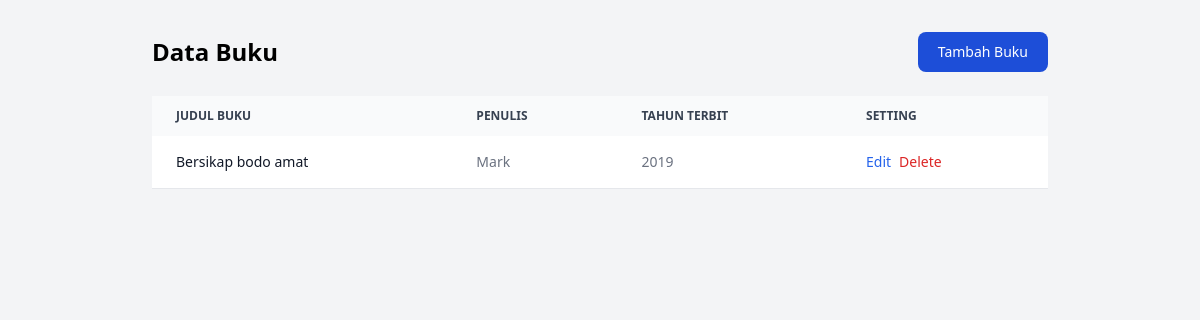
Before: / with the older database file.
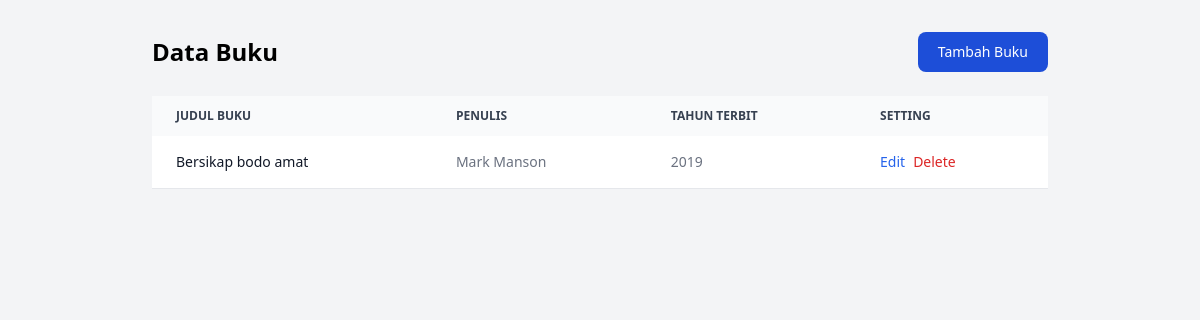
After: the same page with the newer database file.
### tables this page shows
CREATE TABLE Buku (
        id INTEGER PRIMARY KEY AUTOINCREMENT,
        judul TEXT NOT NULL,
        penulis TEXT NOT NULL,
        tahun_terbit INTEGER NOT NULL
    );

### app.py (the view)
@app.route('/')
def index():
    conn = get_db_connection()
    buku = conn.execute('SELECT * FROM Buku').fetchall()
    conn.close()
    return render_template('index.html', buku=buku)

### app.py (called while the page is built)
def get_db_connection():
    conn = sqlite3.connect(DATABASE)
    conn.row_factory = sqlite3.Row
    return conn

### templates/index.html (shortened to what this page needs)
<!DOCTYPE html>
<html lang="en">
  <head>
    <script src="https://cdn.tailwindcss.com"></script>
  </head>
  <body class="bg-gray-100 min-h-screen">
    <div class="flex justify-between items-center max-w-4xl mx-auto mt-8 mb-6">
      <h1 class="text-2xl font-bold">Data Buku</h1>
      <a href="{{ url_for('add') }}" class="inline-block text-white bg-blue-700 hover:bg-blue-800 focus:ring-4 focus:outline-none focus:ring-blue-300 font-medium rounded-lg text-sm px-5 py-2.5 text-center">Tambah Buku</a>
    </div>
    <div class="relative overflow-x-auto max-w-4xl mx-auto">
      <table class="w-full text-sm text-left rtl:text-right text-gray-500">
        <thead class="text-xs text-gray-700 uppercase bg-gray-50">
          <tr>
            <th scope="col" class="px-6 py-3">Judul Buku</th>
            <th scope="col" class="px-6 py-3">Penulis</th>
            <th scope="col" class="px-6 py-3">Tahun Terbit</th>
            <th scope="col" class="px-6 py-3">Setting</th>
          </tr>
        </thead>
        <tbody>
          {% if buku|length == 0 %}
            <tr>
              <td colspan="5" class="text-center py-8 text-gray-500">Tidak ada data, silahkan tambahkan data!!</td>
            </tr>
          {% else %}
            {% for b in buku %}
              <tr class="bg-white border-b border-gray-200">
                <th scope="row" class="px-6 py-4 font-medium text-gray-900 whitespace-nowrap">{{ b.judul }}</th>
                <td class="px-6 py-4">{{ b.penulis }}</td>
                <td class="px-6 py-4">{{ b.tahun_terbit }}</td>
                <td class="px-6 py-4 flex gap-2">
                  <a href="{{ url_for('edit', id=b.id) }}" class="text-blue-600 hover:underline">Edit</a>
                  <form method="POST" action="{{ url_for('delete', id=b.id) }}" style="display:inline;">
                    <button type="submit" onclick="return confirm('Hapus data?')" class="text-red-600 hover:underline bg-transparent border-none cursor-pointer">Delete</button>
                  </form>
                </td>
              </tr>
            {% endfor %}
          {% endif %}
        </tbody>
      </table>
    </div>
  </body>
</html>

Changed rows visible on the page:
changed Buku "Bersikap bodo amat": penulis "Mark" → "Mark Manson"
